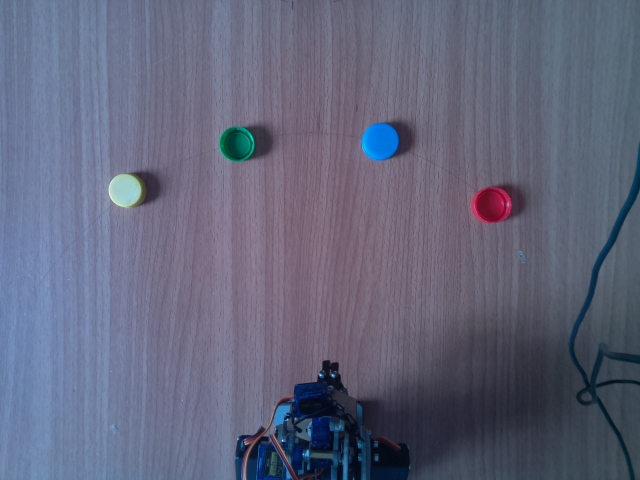
#> input picture image.jpg, 640 x 480 px, given in place of the camera
$ python new_d1.py
#> lines starting #> are read from the running program, lines starting #| are printed output that depends on the picture; after the words box and inside, x2 and y2 are one past the last pixel; in counts of white or black regions, pixels touching at a corner belong together
# import the necessary packages
import numpy as np
import cv2
import time
# import arm_control as ac
import new_move_arm as move_arm


def convert(max_px, xy, max_degree):
    return (xy * max_degree) // max_px


# define the lower and upper boundaries of the colors in the HSV color space
# lower = {'red': (166, 84, 141), 'green': (66, 122, 129), 'blue': (
#     97, 100, 117), 'yellow': (23, 59, 119)}
lower = {'red': (147, 56, 75), 'green': (28, 15, 39), 'blue': (
    97, 100, 117), 'yellow': (23, 59, 119)}  # assign new item lower['blue'] = (93, 10, 0)

upper = {'red': (186, 255, 255), 'green': (86, 255, 255),
         'blue': (117, 255, 255), 'yellow': (54, 255, 255)}

colors = {'red': (0, 0, 255), 'green': (0, 255, 0),
          'blue': (255, 0, 0), 'yellow': (0, 255, 217)}

# camera = cv2.VideoCapture(0)
camera = cv2.VideoCapture()
camera.open('/dev/v4l/by-id/usb-046d_HD_Pro_Webcam_C920_6C5E18EF-video-index0')


rgby_circles = {'red': None, 'green': None, 'blue': None, 'yellow': None}

# keep looping
while True:
    # grab the current frame
    (grabbed, frame) = camera.read()
#> frame is the input picture: shape (480, 640, 3); mean B, G, R 123.3, 101.4, 98.3
    frame = cv2.flip(frame, 1)
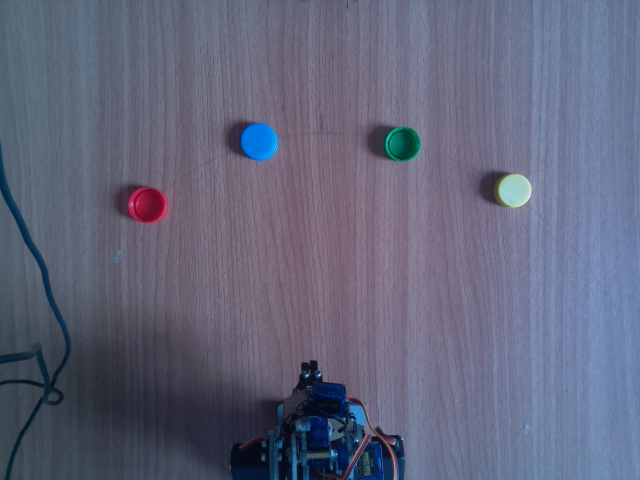
#> frame: shape (480, 640, 3); mean B, G, R 123.3, 101.4, 98.3

    # blur the frame, and convert it to the HSV
    blurred = cv2.GaussianBlur(frame, (11, 11), 0)
    hsv = cv2.cvtColor(blurred, cv2.COLOR_BGR2HSV)
#> hsv: shape (480, 640, 3); mean H, S, V 120.9, 62.2, 123.8

    contrast = 1.25
    brightness = 1
    frame[:, :, 2] = np.clip(contrast * frame[:, :, 2] + brightness, 0, 255)
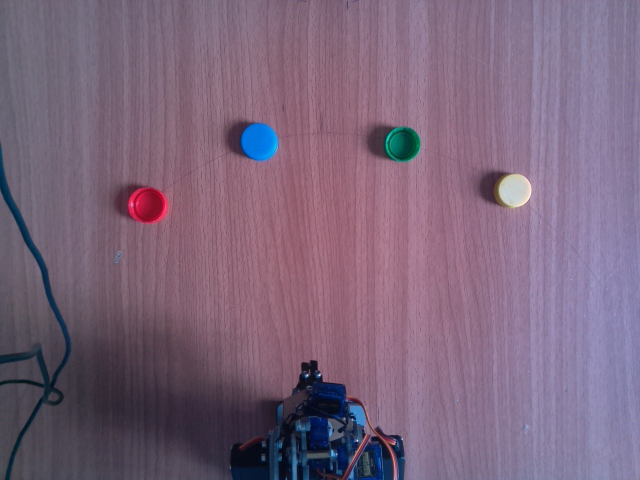
#> frame: shape (480, 640, 3); mean B, G, R 123.3, 101.4, 123.4
    frame = cv2.cvtColor(frame, cv2.COLOR_HSV2BGR)
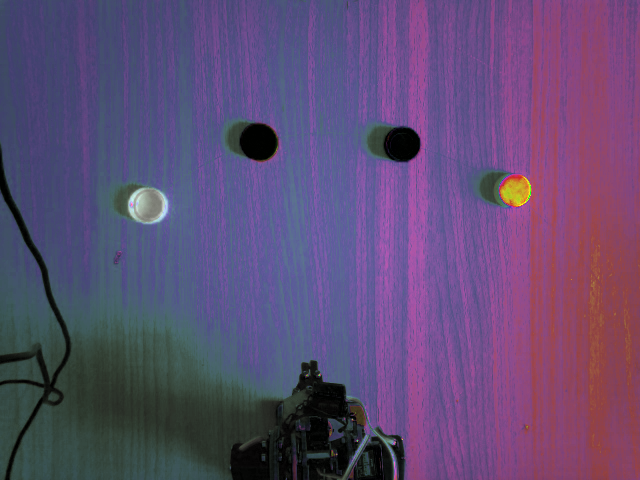
#> frame: shape (480, 640, 3); mean B, G, R 115.2, 75.9, 95.7

    # for each color in dictionary check object in frame
    for key, value in upper.items():
        # construct a mask for the color from dictionary, then perform
        # a series of dilations and erosions to remove any small
        # blobs left in the mask
        kernel = np.ones((9, 9), np.uint8)
        mask = cv2.inRange(hsv, lower[key], upper[key])
        mask = cv2.morphologyEx(mask, cv2.MORPH_OPEN, kernel)
        mask = cv2.morphologyEx(mask, cv2.MORPH_CLOSE, kernel)

        # find contours in the mask and initialize the current
        # (x, y) center of the ball
        cnts = cv2.findContours(mask.copy(), cv2.RETR_EXTERNAL,
                                cv2.CHAIN_APPROX_SIMPLE)[-2]
        center = None

        # only proceed if at least one contour was found
        if len(cnts) > 0:
            # find the largest contour in the mask, then use
            # it to compute the minimum enclosing circle and
            # centroid
            c = max(cnts, key=cv2.contourArea)
            ((x, y), radius) = cv2.minEnclosingCircle(c)
            M = cv2.moments(c)
            center = (int(M["m10"] / M["m00"]), int(M["m01"] / M["m00"]))

            x_dist = convert(640, center[0], 180)
            y_dist = convert(480, center[1], 90)

            rgby_circles[key] = (x_dist, y_dist)

            # only proceed if the radius meets a minimum size. Correct this value for your object's size
            if radius > 0.5:
                # draw the circle and centroid on the frame,
                # then update the list of tracked points

                cv2.circle(frame, (int(x), int(y)),
                           int(radius), colors[key], 2)
                cv2.putText(frame, key + " object", (int(x-radius), int(y-radius)),
                            cv2.FONT_HERSHEY_SIMPLEX, 0.6, colors[key], 2)
#> this loop made 4 passes
#> (x, y, radius, center, x_dist, y_dist) on passes 1 to 3: (147.5, 206.2, 24.11, (147, 205), 41, 38), (402.5, 145, 17.61, (403, 141), 113, 26), (259, 141.5, 20.72, (259, 141), 72, 26)
#> pass 1, `mask = cv2.inRange(hsv, lower[key], upper[key])`:
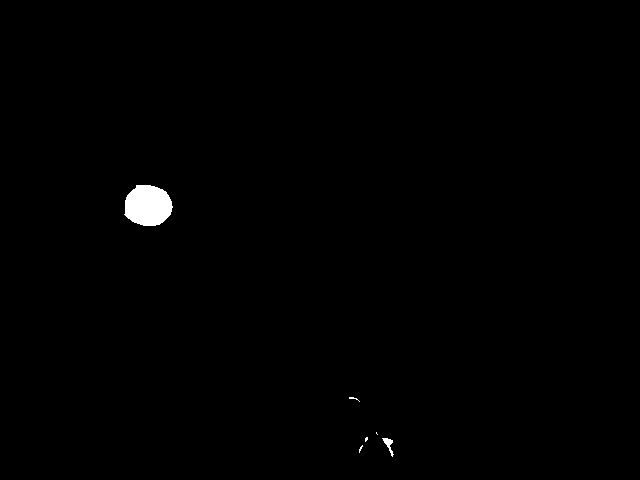
#> mask: shape (480, 640); 0.55% white; 6 white regions (4 under 20 px), largest, box (x1, y1, x2, y2) and area: (124, 185, 173, 226) 1570, (382, 438, 394, 457) 84
#> pass 2, `mask = cv2.inRange(hsv, lower[key], upper[key])`:
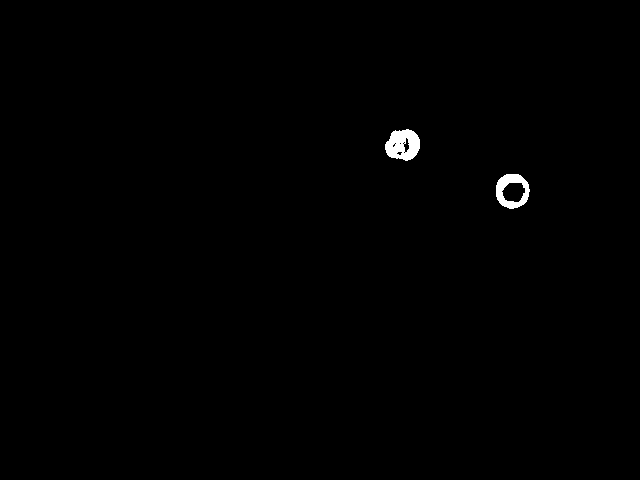
#> mask: shape (480, 640); 0.46% white; 2 white regions, box (x1, y1, x2, y2) and area: (385, 129, 420, 161) 796, (496, 174, 530, 209) 615
#> pass 2, `mask = cv2.morphologyEx(mask, cv2.MORPH_OPEN, kernel)`:
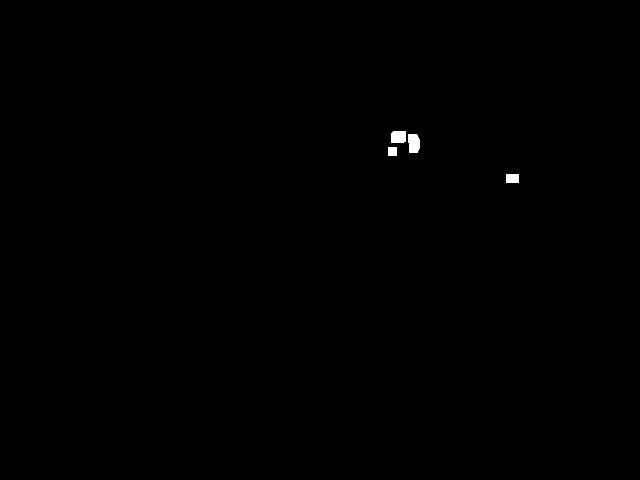
#> mask: shape (480, 640); 0.19% white; 4 white regions, box (x1, y1, x2, y2) and area: (408, 134, 420, 153) 203, (391, 131, 406, 143) 175, (506, 174, 519, 183) 117, (388, 147, 397, 156) 81
#> after the loop:
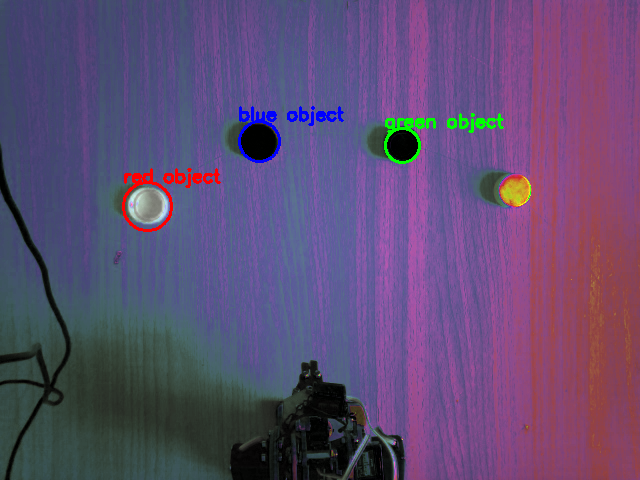
#> frame: shape (480, 640, 3); 1.11% of pixels changed, all inside (x1, y1, x2, y2) = (122, 106, 504, 232)
#> after the loop, rgby_circles = 4 items

    # show the frame to our screen
    cv2.imshow("Frame", frame)
    key = cv2.waitKey(1) & 0xFF
#> (key q is pressed here)
    if key == ord('q'):

        key = cv2.waitKey(0) & 0xFF
#> (key q is pressed here)
        # if the 'q' key is pressed, stop the loop
        if key == ord('y'):
            for key, value in rgby_circles.items():
                # [5 lines of commented-out code are left out]
                print(value, key)
                move_arm.control_arm_by_color(key)
                # ac.move_arm_bot(value[0], value[1], key)
                continue
            break
        elif key == ord('n'):
            rgby_circles = {'red': None, 'green': None,
                            'blue': None, 'yellow': None}
            cv2.destroyAllWindows()
            time.sleep(1)
            continue
        else:
            pass


camera.release()
cv2.destroyAllWindows()

$ run again, on b.jpg
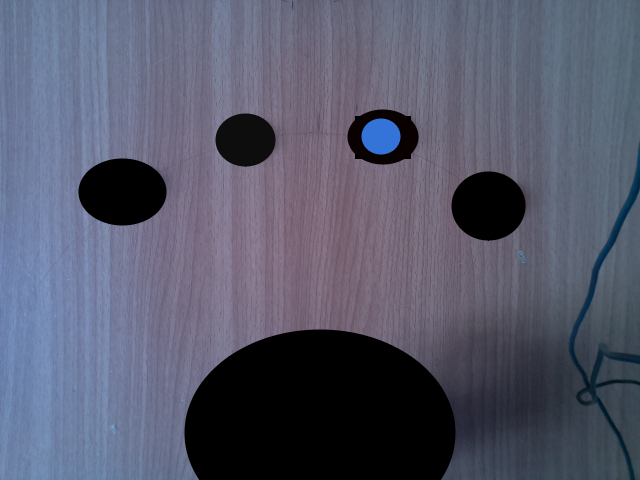
#> input picture b.jpg, 640 x 480 px, given in place of the camera
#> frame is the input picture: shape (480, 640, 3); mean B, G, R 107.9, 89.2, 86.6
#> hsv: shape (480, 640, 3); mean H, S, V 104.5, 49.8, 108
#> the loop `for key, value in upper.items():` made 4 passes
#> (x, y, radius, center, x_dist, y_dist) on pass 3: (258.5, 136, 18.93, (258, 136), 72, 25)
#> pass 3, `mask = cv2.inRange(hsv, lower[key], upper[key])`:
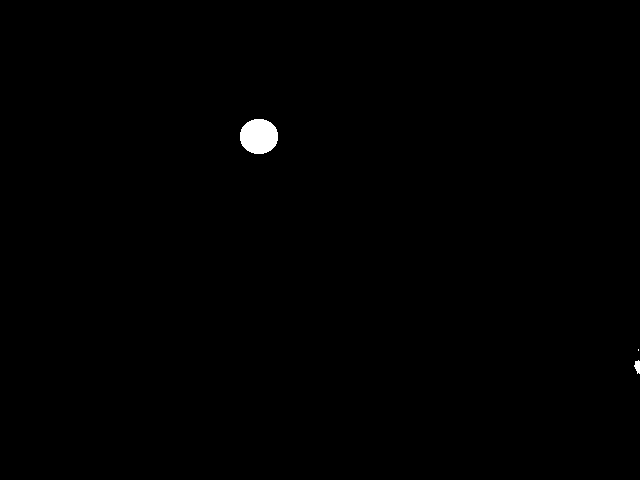
#> mask: shape (480, 640); 0.37% white; 3 white regions (1 under 20 px), largest, box (x1, y1, x2, y2) and area: (240, 119, 278, 154) 1066, (634, 360, 640, 374) 59
#> after the loop `for key, value in upper.items():`:
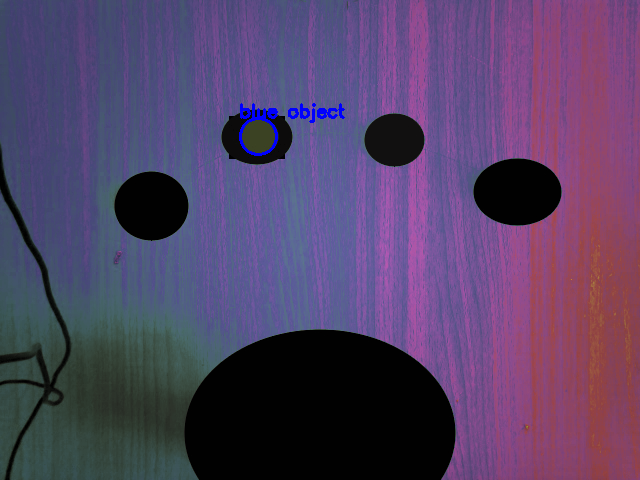
#> frame: shape (480, 640, 3); mean B, G, R 102.3, 65.8, 84.3
#> after the loop `for key, value in upper.items():`: rgby_circles = 4 items

$ run again, on img_2.jpg
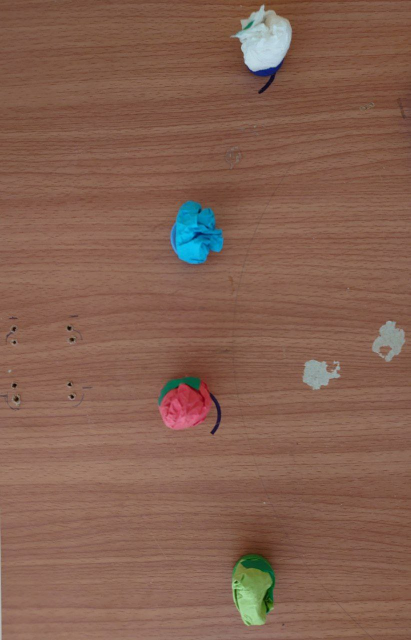
#> input picture img_2.jpg, 822 x 1280 px, given in place of the camera (shown at 1/2 size)
#> frame is the input picture: shape (1280, 822, 3); mean B, G, R 81, 97, 132.9
#> hsv: shape (1280, 822, 3); mean H, S, V 12.8, 106.5, 135.2
#> the loop `for key, value in upper.items():` made 4 passes
#> (x, y, radius, center, x_dist, y_dist) on passes 1 to 4: (449.3, 810.3, 56.94, (450, 814), 126, 152), (315.3, 1179.4, 71.77, (314, 1176), 88, 220), (426.2, 475.1, 53.91, (420, 475), 118, 89), (321, 1190, 63.98, (320, 1188), 90, 222)
#> pass 1, `mask = cv2.morphologyEx(mask, cv2.MORPH_OPEN, kernel)`:
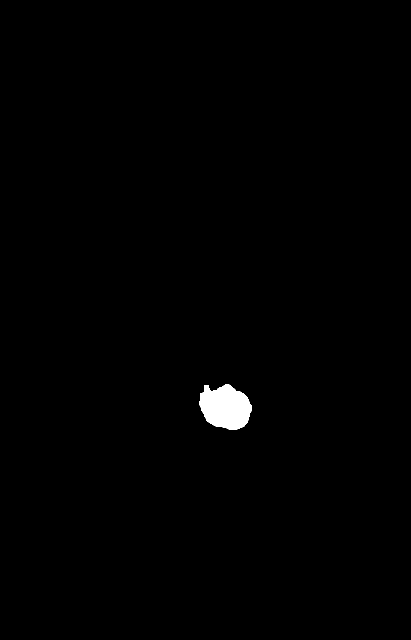
#> mask: shape (1280, 822) (shown at 1/2 size); 0.67% white; 1 white region, box (x1, y1, x2, y2) and area: (399, 769, 504, 859) 7068
#> after the loop `for key, value in upper.items():`:
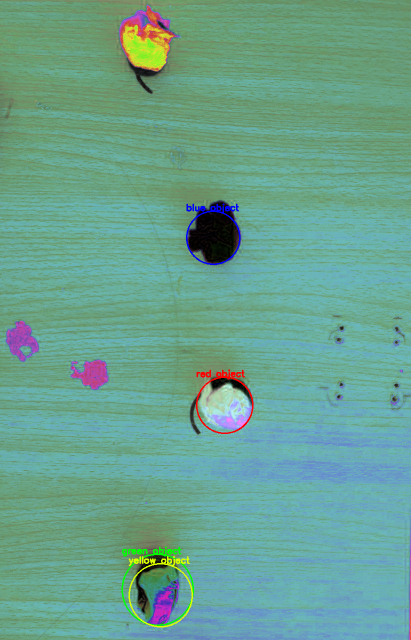
#> frame: shape (1280, 822, 3) (shown at 1/2 size); mean B, G, R 143.5, 162, 105.1
#> after the loop `for key, value in upper.items():`: rgby_circles = {'red': (126, 152), 'green': (88, 220), 'blue': (118, 89), 'yellow': (90, 222)}
